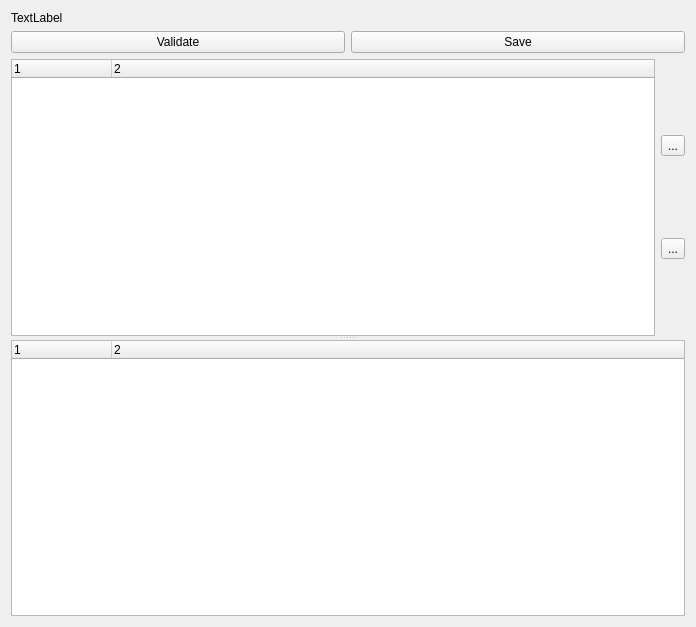
<?xml version="1.0" encoding="UTF-8"?>
<ui version="4.0">
 <class>FlightPlanEditor</class>
 <widget class="QWidget" name="FlightPlanEditor">
  <property name="geometry">
   <rect>
    <x>0</x>
    <y>0</y>
    <width>696</width>
    <height>627</height>
   </rect>
  </property>
  <property name="windowTitle">
   <string>Form</string>
  </property>
  <layout class="QVBoxLayout" name="verticalLayout_2">
   <item>
    <widget class="QLabel" name="error_label">
     <property name="text">
      <string>TextLabel</string>
     </property>
     <property name="wordWrap">
      <bool>true</bool>
     </property>
    </widget>
   </item>
   <item>
    <layout class="QHBoxLayout" name="horizontalLayout_2">
     <item>
      <widget class="QPushButton" name="validate_button">
       <property name="text">
        <string>Validate</string>
       </property>
      </widget>
     </item>
     <item>
      <widget class="QPushButton" name="save_button">
       <property name="text">
        <string>Save</string>
       </property>
      </widget>
     </item>
    </layout>
   </item>
   <item>
    <widget class="QSplitter" name="splitter">
     <property name="orientation">
      <enum>Qt::Vertical</enum>
     </property>
     <widget class="QWidget" name="horizontalLayoutWidget">
      <layout class="QHBoxLayout" name="horizontalLayout">
       <item>
        <widget class="QTreeWidget" name="tree">
         <property name="contextMenuPolicy">
          <enum>Qt::CustomContextMenu</enum>
         </property>
         <property name="columnCount">
          <number>2</number>
         </property>
         <column>
          <property name="text">
           <string notr="true">1</string>
          </property>
         </column>
         <column>
          <property name="text">
           <string notr="true">2</string>
          </property>
         </column>
        </widget>
       </item>
       <item>
        <layout class="QVBoxLayout" name="verticalLayout">
         <item>
          <widget class="QToolButton" name="up_button">
           <property name="text">
            <string>...</string>
           </property>
           <property name="icon">
            <iconset>
             <normaloff>.</normaloff>.</iconset>
           </property>
          </widget>
         </item>
         <item>
          <widget class="QToolButton" name="down_button">
           <property name="text">
            <string>...</string>
           </property>
          </widget>
         </item>
        </layout>
       </item>
      </layout>
     </widget>
     <widget class="QTreeWidget" name="attributes">
      <property name="contextMenuPolicy">
       <enum>Qt::CustomContextMenu</enum>
      </property>
      <property name="editTriggers">
       <set>QAbstractItemView::NoEditTriggers</set>
      </property>
      <property name="columnCount">
       <number>2</number>
      </property>
      <column>
       <property name="text">
        <string notr="true">1</string>
       </property>
      </column>
      <column>
       <property name="text">
        <string notr="true">2</string>
       </property>
      </column>
     </widget>
    </widget>
   </item>
  </layout>
 </widget>
 <resources/>
 <connections/>
 <slots>
  <slot>test()</slot>
 </slots>
</ui>
